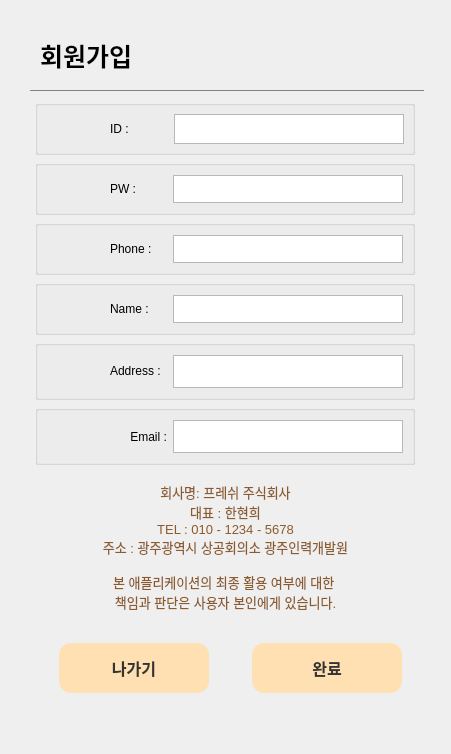
      <widget class="QWidget" name="page_signup">
       <widget class="QTextEdit" name="textEdit">
        <property name="geometry">
         <rect>
          <x>40</x>
          <y>460</y>
          <width>371</width>
          <height>181</height>
         </rect>
        </property>
        <property name="styleSheet">
         <string notr="true">QTextEdit {
    background: transparent;
    border: none;
    color: #8c5a2b;
    font-weight: bold;
    font-size: 12pt;
}
</string>
        </property>
        <property name="html">
         <string>&lt;!DOCTYPE HTML PUBLIC &quot;-//W3C//DTD HTML 4.0//EN&quot; &quot;http://www.w3.org/TR/REC-html40/strict.dtd&quot;&gt;
&lt;html&gt;&lt;head&gt;&lt;meta name=&quot;qrichtext&quot; content=&quot;1&quot; /&gt;&lt;meta charset=&quot;utf-8&quot; /&gt;&lt;style type=&quot;text/css&quot;&gt;
p, li { white-space: pre-wrap; }
hr { height: 1px; border-width: 0; }
li.unchecked::marker { content: &quot;\2610&quot;; }
li.checked::marker { content: &quot;\2612&quot;; }
&lt;/style&gt;&lt;/head&gt;&lt;body style=&quot; font-family:'Ubuntu Sans'; font-size:12pt; font-weight:700; font-style:normal;&quot;&gt;
&lt;p align=&quot;center&quot; style=&quot;-qt-paragraph-type:empty; margin-top:0px; margin-bottom:0px; margin-left:0px; margin-right:0px; -qt-block-indent:0; text-indent:0px; font-size:11pt; font-weight:400;&quot;&gt;&lt;br /&gt;&lt;/p&gt;
&lt;p align=&quot;center&quot; style=&quot; margin-top:0px; margin-bottom:0px; margin-left:0px; margin-right:0px; -qt-block-indent:0; text-indent:0px;&quot;&gt;&lt;span style=&quot; font-size:10pt; font-weight:400; color:#8c5a2b;&quot;&gt;회사명: 프레쉬 주식회사&lt;/span&gt;&lt;/p&gt;
&lt;p align=&quot;center&quot; style=&quot; margin-top:0px; margin-bottom:0px; margin-left:0px; margin-right:0px; -qt-block-indent:0; text-indent:0px;&quot;&gt;&lt;span style=&quot; font-size:10pt; font-weight:400; color:#8c5a2b;&quot;&gt;대표 : 한현희&lt;/span&gt;&lt;/p&gt;
&lt;p align=&quot;center&quot; style=&quot; margin-top:0px; margin-bottom:0px; margin-left:0px; margin-right:0px; -qt-block-indent:0; text-indent:0px;&quot;&gt;&lt;span style=&quot; font-size:10pt; font-weight:400; color:#8c5a2b;&quot;&gt;TEL : 010 - 1234 - 5678&lt;/span&gt;&lt;/p&gt;
&lt;p align=&quot;center&quot; style=&quot; margin-top:0px; margin-bottom:0px; margin-left:0px; margin-right:0px; -qt-block-indent:0; text-indent:0px;&quot;&gt;&lt;span style=&quot; font-size:10pt; font-weight:400; color:#8c5a2b;&quot;&gt;주소 : 광주광역시 상공회의소 광주인력개발원&lt;/span&gt;&lt;/p&gt;
&lt;p align=&quot;center&quot; style=&quot;-qt-paragraph-type:empty; margin-top:0px; margin-bottom:0px; margin-left:0px; margin-right:0px; -qt-block-indent:0; text-indent:0px; font-size:10pt; font-weight:400; color:#8c5a2b;&quot;&gt;&lt;br /&gt;&lt;/p&gt;
&lt;p align=&quot;center&quot; style=&quot; margin-top:0px; margin-bottom:0px; margin-left:0px; margin-right:0px; -qt-block-indent:0; text-indent:0px;&quot;&gt;&lt;span style=&quot; font-size:10pt; font-weight:400; color:#8c5a2b;&quot;&gt;본 애플리케이션의 최종 활용 여부에 대한 &lt;/span&gt;&lt;/p&gt;
&lt;p align=&quot;center&quot; style=&quot; margin-top:0px; margin-bottom:0px; margin-left:0px; margin-right:0px; -qt-block-indent:0; text-indent:0px;&quot;&gt;&lt;span style=&quot; font-size:10pt; font-weight:400; color:#8c5a2b;&quot;&gt;책임과 판단은 사용자 본인에게 있습니다.&lt;/span&gt;&lt;/p&gt;&lt;/body&gt;&lt;/html&gt;</string>
        </property>
       </widget>
       <widget class="QLabel" name="label_7">
        <property name="geometry">
         <rect>
          <x>10</x>
          <y>9</y>
          <width>432</width>
          <height>736</height>
         </rect>
        </property>
        <property name="text">
         <string/>
        </property>
        <property name="pixmap">
         <pixmap resource="img.qrc">:/images/mainda.png</pixmap>
        </property>
        <property name="scaledContents">
         <bool>true</bool>
        </property>
       </widget>
       <widget class="QLabel" name="label_8">
        <property name="geometry">
         <rect>
          <x>40</x>
          <y>30</y>
          <width>381</width>
          <height>51</height>
         </rect>
        </property>
        <property name="font">
         <font>
          <pointsize>19</pointsize>
          <bold>true</bold>
         </font>
        </property>
        <property name="styleSheet">
         <string notr="true">QLabel {
    font-weight: bold;
}
</string>
        </property>
        <property name="text">
         <string>회원가입</string>
        </property>
       </widget>
       <widget class="QLabel" name="sss">
        <property name="geometry">
         <rect>
          <x>30</x>
          <y>90</y>
          <width>394</width>
          <height>1</height>
         </rect>
        </property>
        <property name="maximumSize">
         <size>
          <width>16777215</width>
          <height>1</height>
         </size>
        </property>
        <property name="styleSheet">
         <string notr="true">background-color:#838383;</string>
        </property>
        <property name="text">
         <string/>
        </property>
       </widget>
       <widget class="QGroupBox" name="groupBox_2">
        <property name="geometry">
         <rect>
          <x>35</x>
          <y>100</y>
          <width>380</width>
          <height>55</height>
         </rect>
        </property>
        <property name="title">
         <string/>
        </property>
        <layout class="QGridLayout" name="gridLayout_9" columnstretch="1,1,6">
         <property name="leftMargin">
          <number>8</number>
         </property>
         <property name="topMargin">
          <number>8</number>
         </property>
         <property name="rightMargin">
          <number>8</number>
         </property>
         <property name="bottomMargin">
          <number>8</number>
         </property>
         <item row="0" column="0">
          <widget class="QLabel" name="sign_id_lb">
           <property name="styleSheet">
            <string notr="true">QLabel {
    background-image: url(:/images/user.png);
    background-repeat: no-repeat;
    background-position: center;
}
</string>
           </property>
           <property name="text">
            <string/>
           </property>
          </widget>
         </item>
         <item row="0" column="1">
          <widget class="QLabel" name="label_10">
           <property name="text">
            <string>ID :</string>
           </property>
          </widget>
         </item>
         <item row="0" column="2">
          <widget class="QTextEdit" name="textEdit_2">
           <property name="sizePolicy">
            <sizepolicy hsizetype="Minimum" vsizetype="Minimum">
             <horstretch>0</horstretch>
             <verstretch>0</verstretch>
            </sizepolicy>
           </property>
           <property name="maximumSize">
            <size>
             <width>230</width>
             <height>16777215</height>
            </size>
           </property>
          </widget>
         </item>
        </layout>
       </widget>
       <widget class="QGroupBox" name="groupBox_3">
        <property name="geometry">
         <rect>
          <x>35</x>
          <y>160</y>
          <width>380</width>
          <height>55</height>
         </rect>
        </property>
        <property name="title">
         <string/>
        </property>
        <layout class="QGridLayout" name="gridLayout_12" columnstretch="1,1,6">
         <item row="0" column="0">
          <widget class="QLabel" name="sign_pw_lb">
           <property name="styleSheet">
            <string notr="true">QLabel {
    background-image: url(:/images/key-round.png);
    background-repeat: no-repeat;
    background-position: center;
}
</string>
           </property>
           <property name="text">
            <string/>
           </property>
          </widget>
         </item>
         <item row="0" column="1">
          <widget class="QLabel" name="label_11">
           <property name="text">
            <string>PW :</string>
           </property>
          </widget>
         </item>
         <item row="0" column="2">
          <widget class="QTextEdit" name="textEdit_3">
           <property name="sizePolicy">
            <sizepolicy hsizetype="Minimum" vsizetype="Minimum">
             <horstretch>0</horstretch>
             <verstretch>0</verstretch>
            </sizepolicy>
           </property>
           <property name="maximumSize">
            <size>
             <width>230</width>
             <height>16777215</height>
            </size>
           </property>
          </widget>
         </item>
        </layout>
       </widget>
       <widget class="QGroupBox" name="groupBox_4">
        <property name="geometry">
         <rect>
          <x>35</x>
          <y>220</y>
          <width>380</width>
          <height>55</height>
         </rect>
        </property>
        <property name="title">
         <string/>
        </property>
        <layout class="QGridLayout" name="gridLayout_13" columnstretch="1,1,6">
         <item row="0" column="1">
          <widget class="QLabel" name="label_15">
           <property name="text">
            <string>Phone :</string>
           </property>
          </widget>
         </item>
         <item row="0" column="0">
          <widget class="QLabel" name="label_9">
           <property name="styleSheet">
            <string notr="true">QLabel {
    
	image: url(:/images/phone.png);
    background-repeat: no-repeat;
    background-position: center;
}
</string>
           </property>
           <property name="text">
            <string/>
           </property>
          </widget>
         </item>
         <item row="0" column="2">
          <widget class="QTextEdit" name="textEdit_4">
           <property name="sizePolicy">
            <sizepolicy hsizetype="Minimum" vsizetype="Minimum">
             <horstretch>0</horstretch>
             <verstretch>0</verstretch>
            </sizepolicy>
           </property>
           <property name="maximumSize">
            <size>
             <width>230</width>
             <height>16777215</height>
            </size>
           </property>
          </widget>
         </item>
        </layout>
       </widget>
       <widget class="QGroupBox" name="groupBox_5">
        <property name="geometry">
         <rect>
          <x>35</x>
          <y>280</y>
          <width>380</width>
          <height>55</height>
         </rect>
        </property>
        <property name="title">
         <string/>
        </property>
        <layout class="QGridLayout" name="gridLayout_14" columnstretch="0,0,0">
         <item row="0" column="0">
          <widget class="QLabel" name="label_16">
           <property name="styleSheet">
            <string notr="true">QLabel {
    background-image: url(:/images/user-plus.png);
    background-repeat: no-repeat;
    background-position: center;
}
</string>
           </property>
           <property name="text">
            <string/>
           </property>
          </widget>
         </item>
         <item row="0" column="1">
          <widget class="QLabel" name="label_17">
           <property name="styleSheet">
            <string notr="true"/>
           </property>
           <property name="text">
            <string>Name :</string>
           </property>
          </widget>
         </item>
         <item row="0" column="2">
          <widget class="QTextEdit" name="textEdit_5">
           <property name="sizePolicy">
            <sizepolicy hsizetype="Minimum" vsizetype="Minimum">
             <horstretch>0</horstretch>
             <verstretch>0</verstretch>
            </sizepolicy>
           </property>
           <property name="minimumSize">
            <size>
             <width>230</width>
             <height>0</height>
            </size>
           </property>
           <property name="maximumSize">
            <size>
             <width>230</width>
             <height>16777215</height>
            </size>
           </property>
          </widget>
         </item>
        </layout>
       </widget>
       <widget class="QGroupBox" name="groupBox_6">
        <property name="geometry">
         <rect>
          <x>35</x>
          <y>340</y>
          <width>380</width>
          <height>60</height>
         </rect>
        </property>
        <property name="title">
         <string/>
        </property>
        <layout class="QGridLayout" name="gridLayout_15" columnstretch="0,0,0">
         <item row="0" column="1">
          <widget class="QLabel" name="label_21">
           <property name="text">
            <string>&lt;html&gt;&lt;head/&gt;&lt;body&gt;&lt;p&gt;Address :&lt;/p&gt;&lt;/body&gt;&lt;/html&gt;</string>
           </property>
          </widget>
         </item>
         <item row="0" column="0">
          <widget class="QLabel" name="label_20">
           <property name="styleSheet">
            <string notr="true">QLabel {
    image: url(:/images/addr.png);
    background-repeat: no-repeat;
    background-position: center;
}
</string>
           </property>
           <property name="text">
            <string/>
           </property>
          </widget>
         </item>
         <item row="0" column="2">
          <widget class="QTextEdit" name="textEdit_6">
           <property name="sizePolicy">
            <sizepolicy hsizetype="Minimum" vsizetype="Minimum">
             <horstretch>0</horstretch>
             <verstretch>0</verstretch>
            </sizepolicy>
           </property>
           <property name="minimumSize">
            <size>
             <width>230</width>
             <height>0</height>
            </size>
           </property>
           <property name="maximumSize">
            <size>
             <width>230</width>
             <height>16777215</height>
            </size>
           </property>
          </widget>
         </item>
        </layout>
       </widget>
       <widget class="QGroupBox" name="groupBox_7">
        <property name="geometry">
         <rect>
          <x>35</x>
          <y>405</y>
          <width>380</width>
          <height>60</height>
         </rect>
        </property>
        <property name="title">
         <string/>
        </property>
        <layout class="QGridLayout" name="gridLayout_16" columnstretch="1,0,0">
         <item row="0" column="1">
          <widget class="QLabel" name="label_19">
           <property name="text">
            <string>    Email :</string>
           </property>
          </widget>
         </item>
         <item row="0" column="0">
          <widget class="QLabel" name="label_18">
           <property name="styleSheet">
            <string notr="true">QLabel {
    image: url(:/images/email.png);
    background-repeat: no-repeat;
    background-position: center;
}
</string>
           </property>
           <property name="text">
            <string/>
           </property>
          </widget>
         </item>
         <item row="0" column="2">
          <widget class="QTextEdit" name="textEdit_7">
           <property name="sizePolicy">
            <sizepolicy hsizetype="Minimum" vsizetype="Minimum">
             <horstretch>0</horstretch>
             <verstretch>0</verstretch>
            </sizepolicy>
           </property>
           <property name="maximumSize">
            <size>
             <width>230</width>
             <height>16777215</height>
            </size>
           </property>
          </widget>
         </item>
        </layout>
       </widget>
       <widget class="QGroupBox" name="groupBox_8">
        <property name="geometry">
         <rect>
          <x>50</x>
          <y>630</y>
          <width>361</width>
          <height>77</height>
         </rect>
        </property>
        <property name="styleSheet">
         <string notr="true">QGroupBox {
    border: none;
}
</string>
        </property>
        <property name="title">
         <string/>
        </property>
        <layout class="QGridLayout" name="gridLayout_17">
         <item row="0" column="2">
          <widget class="QPushButton" name="signup_save_Btn">
           <property name="minimumSize">
            <size>
             <width>150</width>
             <height>50</height>
            </size>
           </property>
           <property name="maximumSize">
            <size>
             <width>150</width>
             <height>16777215</height>
            </size>
           </property>
           <property name="styleSheet">
            <string notr="true">QPushButton {
    background-color: #FFE0B2;
    color: #333333;
    border: none;
    border-radius: 12px;
    padding: 10px 20px;
    font-size: 16px;
    font-weight: bold;
    outline: none;
}

QPushButton:focus {
    outline: none;
}

QPushButton:hover {
    background-color: #FFD180;
}

QPushButton:pressed {
    background-color: #FFCC80;
}</string>
           </property>
           <property name="text">
            <string>완료</string>
           </property>
          </widget>
         </item>
         <item row="0" column="1">
          <spacer name="horizontalSpacer_10">
           <property name="orientation">
            <enum>Qt::Orientation::Horizontal</enum>
           </property>
           <property name="sizeHint" stdset="0">
            <size>
             <width>40</width>
             <height>20</height>
            </size>
           </property>
          </spacer>
         </item>
         <item row="0" column="0">
          <widget class="QPushButton" name="signup_back_Btn">
           <property name="minimumSize">
            <size>
             <width>150</width>
             <height>50</height>
            </size>
           </property>
           <property name="maximumSize">
            <size>
             <width>150</width>
             <height>16777215</height>
            </size>
           </property>
           <property name="styleSheet">
            <string notr="true">QPushButton {
    background-color: #FFE0B2;
    color: #333333;
    border: none;
    border-radius: 12px;
    padding: 10px 20px;
    font-size: 16px;
    font-weight: bold;
    outline: none;
}

QPushButton:focus {
    outline: none;
}

QPushButton:hover {
    background-color: #FFD180;
}

QPushButton:pressed {
    background-color: #FFCC80;
}</string>
           </property>
           <property name="text">
            <string>나가기</string>
           </property>
          </widget>
         </item>
        </layout>
       </widget>
       <zorder>label_7</zorder>
       <zorder>groupBox_7</zorder>
       <zorder>groupBox_6</zorder>
       <zorder>groupBox_5</zorder>
       <zorder>groupBox_4</zorder>
       <zorder>groupBox_3</zorder>
       <zorder>groupBox_2</zorder>
       <zorder>sss</zorder>
       <zorder>label_8</zorder>
       <zorder>textEdit</zorder>
       <zorder>groupBox_8</zorder>
      </widget>
